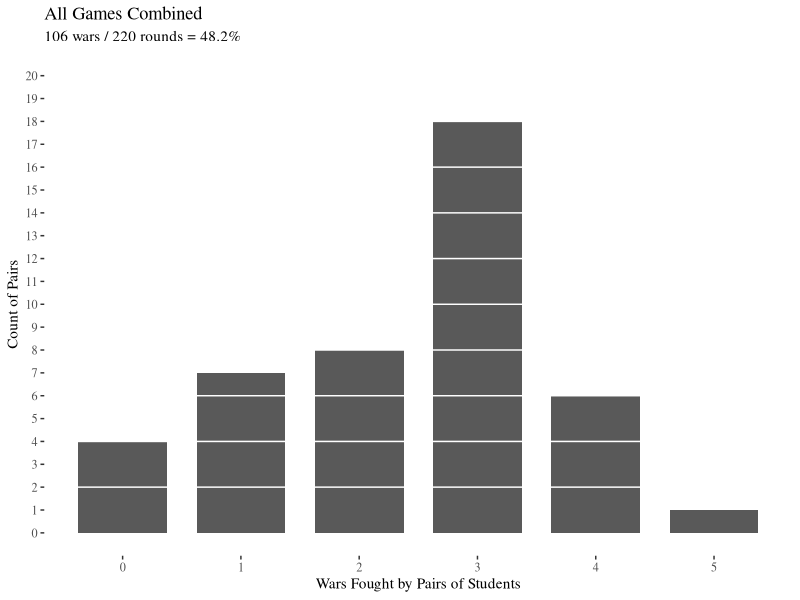
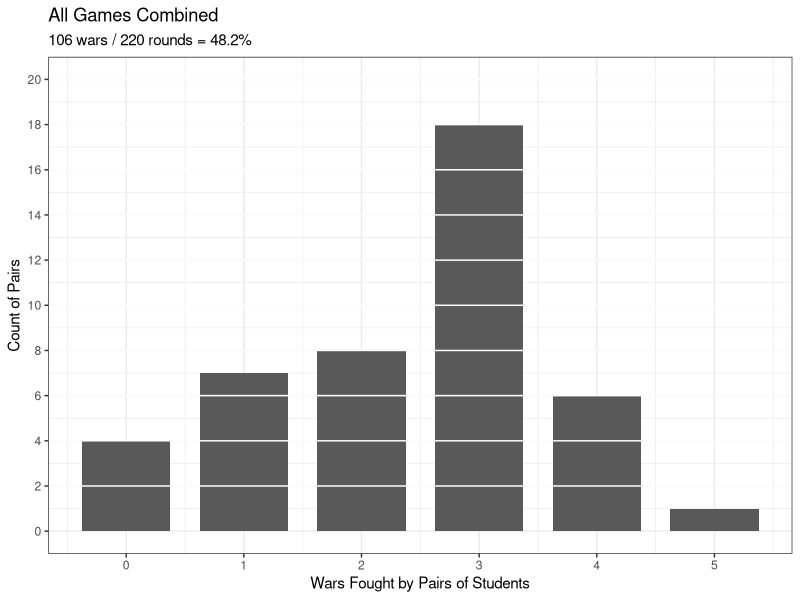
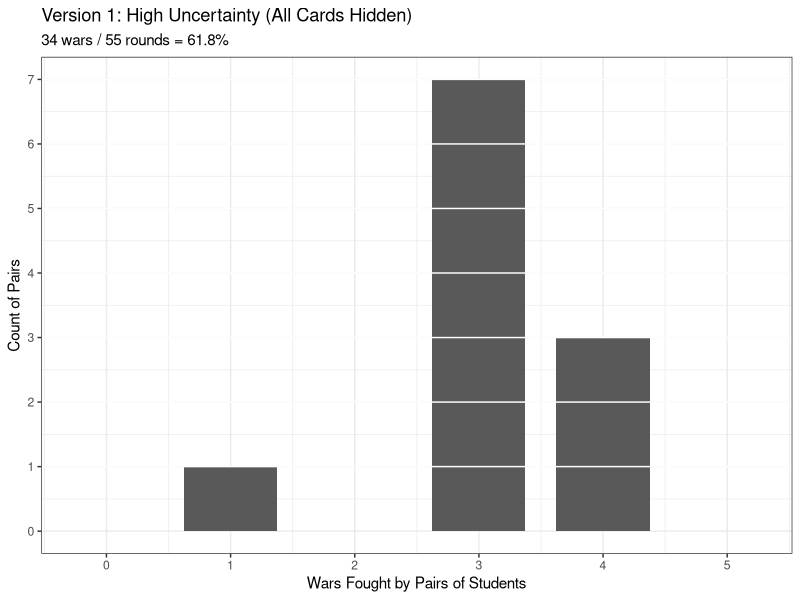
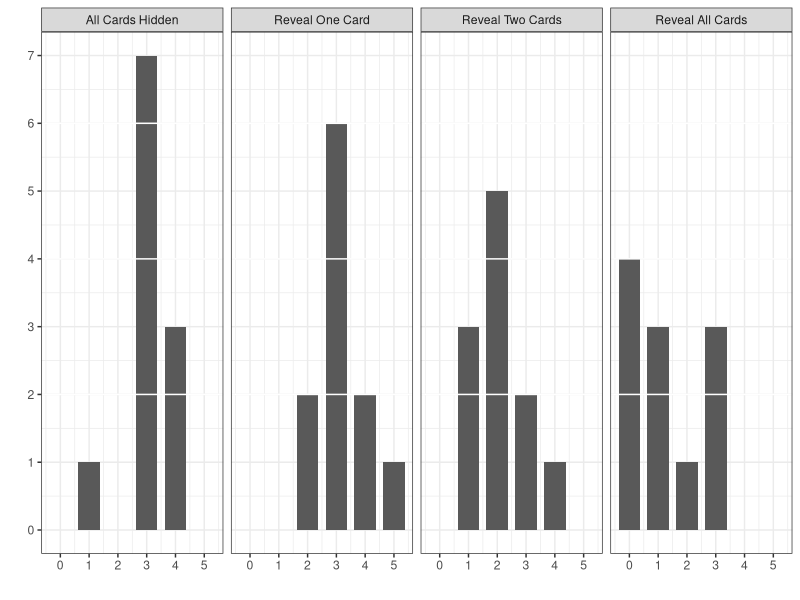

The R source for these figures, in order: (Note: this script raises an error after producing the figures.)
## ---- chunk 1
# background-size="1920px 1080px"
library(tidyverse)
library(readxl)
## ---- chunk 2
## Spring 2024 (11 pairs)
library(tidyverse)

# Record class data 
d <- tibble(
  Version1 = c(3, 3, 3, 3, 3, 4, 1, 3, 4, 3, 4), # 34 total 
  Version2 = c(3, 2, 3, 3, 3, 4, 3, 4, 2, 3, 5), # 35 total 
  Version3 = c(3, 2, 2, 2, 3, 2, 1, 4, 1, 1, 2), # 23 total 
  Version4 = c(0, 0, 0, 0, 1, 1, 2, 1, 3, 3, 3) # 14 total 
)

da <- d |>
  pivot_longer(cols = Version1:Version4, names_to = "Version", values_to = "Wars")

d2 <- d %>%
  pivot_longer(cols = Version1:Version4, names_to = "Version", values_to = "Wars") %>%
  mutate(
    Uncertainty = case_when(
      Version == "Version1" ~ "High Uncertainty (All Hidden)",
      Version == "Version2" ~ "Medium Uncertainty (Most Hidden)",
      Version == "Version3" ~ "Low Uncertainty (One Hidden)",
      Version == "Version4" ~ "No Uncertainty"),
    Uncertainty2 = case_when(
      Version == "Version1" ~ "All Cards Hidden",
      Version == "Version2" ~ "Reveal One Card",
      Version == "Version3" ~ "Reveal Two Cards",
      Version == "Version4" ~ "Reveal All Cards"),
    Uncertainty3 = factor(Uncertainty2, levels = c("All Cards Hidden", "Reveal One Card", "Reveal Two Cards", "Reveal All Cards"))
  )

# Bar (all) 500x325
d2 %>%
  ggplot(aes(x = Wars)) +
  geom_bar(width = .75) + #, fill = "darkgrey"
  ggthemes::theme_tufte() +
  labs(x = "Wars Fought by Pairs of Students", y = "Count of Pairs", title = "All Games Combined",
       subtitle = str_c(sum(da$Wars), " wars / ", nrow(da) * 5, " rounds = ", round(sum(da$Wars)/(nrow(da) * 5), 3) * 100, "%")) +
  scale_y_continuous(breaks = seq(0, 20, 1)) +
  scale_x_continuous(breaks = seq(0, 5, 1)) +
  geom_hline(yintercept = seq(2, 20, 2), color = "white")

# d2 %>%
#    summarize(
#      pairings = n(),
#      wars = sum(Wars),
#      possible = pairings * 5, #rounds per game
#      proportion = wars/possible
#    )
## ---- chunk 3
# Bar (all) 500x325
p1 <- d2 %>%
  ggplot(aes(x = Wars)) +
  geom_bar(width = .75) + #, fill = "darkgrey"
  theme_bw() +
  labs(x = "Wars Fought by Pairs of Students", y = "Count of Pairs", title = "All Games Combined",
       subtitle = str_c(sum(da$Wars), " wars / ", nrow(da) * 5, " rounds = ", round(sum(da$Wars)/(nrow(da) * 5), 3) * 100, "%")) +
  scale_y_continuous(breaks = seq(0, 20, 2)) +
  scale_x_continuous(breaks = seq(0, 5, 1)) +
  geom_hline(yintercept = seq(2, 20, 2), color = "white")

p1
## ---- chunk 4
# Bar (game version 1) 500x325

da_v1 <- da |> filter(Version == "Version1")

# Note I added rows to get zero bars
d2 %>%
  filter(Version == "Version1") %>%
  count(Wars) %>%
  add_row(Wars = c(0,1), n = 0) %>%
  arrange(Wars) %>%
  ggplot(aes(x = Wars, y = n)) +
  geom_col(width = .75) +
  theme_bw() +
  labs(x = "Wars Fought by Pairs of Students", y = "Count of Pairs", title = "Version 1: High Uncertainty (All Cards Hidden)",
       subtitle = str_c(sum(da_v1$Wars), " wars / ", nrow(da_v1) * 5, " rounds = ", round(sum(da_v1$Wars)/(nrow(da_v1) * 5), 3) * 100, "%")) +
  scale_y_continuous(breaks = seq(0, 7, 1)) +
  scale_x_continuous(limits = c(-.25,5.25), breaks = seq(0, 5, 1)) +
  geom_hline(yintercept = seq(1, 7, 1), color = "white")

 # d2 %>%
 #   group_by(Version) %>%
 #   summarize(
 #     pairings = n(),
 #     wars = sum(Wars),
 #     possible = pairings * 5, #rounds per game
 #     proportion = wars/possible
 #   )
## ---- chunk 5
 d2 %>%
   group_by(Version) %>%
   summarize(
     pairings = n(),
     wars = sum(Wars),
     possible = pairings * 5, #rounds per game
     proportion = wars/possible
   ) |>
  filter(Version == "Version1")
## ---- chunk 6
# Summary stats
 d2 |>
  mutate(
    Uncertainty_f = factor(Uncertainty, levels = c("High Uncertainty (All Hidden)", "Medium Uncertainty (Most Hidden)", "Low Uncertainty (One Hidden)", "No Uncertainty"))
  ) |>
  group_by(Uncertainty_f) |>
   summarize(
     pairings = n(),
     wars = sum(Wars),
     possible = pairings * 5, #rounds per game
     proportion = round(wars/possible, 2)
   ) |>
  select(-pairings) |>
  kableExtra::kbl() |>
  kableExtra::kable_styling(font_size = 18)
## ---- chunk 7
# Plot
d2 %>%
  ggplot(aes(x = Wars)) +
  geom_bar(width = .75) + #, fill = "darkgrey"
  theme_bw() +
  labs(x = "", y = "") + #, title = "Wars Fought (per round)"
  facet_wrap(~Uncertainty3, nrow = 1) + #, scales = "free_y"
  scale_x_continuous(breaks = seq(0, 5, 1)) +
  geom_hline(yintercept = seq(2, 6, 2), color = "white") +
  scale_y_continuous(breaks = seq(0, 7, 1))
## ---- chunk 8
 d2 %>%
   group_by(Version) %>%
   summarize(
     pairings = n(),
     wars = sum(Wars),
     possible = pairings * 5, #rounds per game
     proportion = wars/possible
   ) 
## ---- chunk 9
knitr::include_graphics("libs/Images/06_2-Fearon_Figure1.png") 
## ---- chunk 10
knitr::include_graphics("libs/Images/06_2-Fearon_Figure1.png") 
## ---- chunk 11
knitr::include_graphics("libs/Images/05_2-Bbeard_Sword.jpg")
## ---- chunk 12
knitr::include_graphics("libs/Images/05_2-treasure.jpg")
## ---- chunk 13
knitr::include_graphics("libs/Images/05_2-Pirate2_v2.png")
## ---- chunk 14
knitr::include_graphics("libs/Images/05_2-Bbeard_Sword.jpg")
## ---- chunk 15
knitr::include_graphics("libs/Images/05_2-treasure.jpg")
## ---- chunk 16
knitr::include_graphics("libs/Images/05_2-Pirate2_v2.png")
## ---- chunk 17
knitr::include_graphics("libs/Images/05_2-Bbeard_Sword.jpg")
## ---- chunk 18
knitr::include_graphics("libs/Images/05_2-treasure.jpg")
## ---- chunk 19
knitr::include_graphics("libs/Images/05_2-Pirate2_v2.png")
## ---- chunk 20
knitr::include_graphics("libs/Images/05_2-Bbeard_Sword.jpg")
## ---- chunk 21
knitr::include_graphics("libs/Images/05_2-treasure.jpg")
## ---- chunk 22
knitr::include_graphics("libs/Images/05_2-Pirate2_v2.png")
## ---- chunk 23
knitr::include_graphics("libs/Images/05_2-Bbeard_Sword.jpg")
## ---- chunk 24
knitr::include_graphics("libs/Images/05_2-treasure.jpg")
## ---- chunk 25
knitr::include_graphics("libs/Images/05_2-Pirate2_v2.png")
## ---- chunk 26
knitr::include_graphics("libs/Images/05_2-Bbeard_Sword.jpg")
## ---- chunk 27
knitr::include_graphics("libs/Images/05_2-treasure.jpg")
## ---- chunk 28
knitr::include_graphics("libs/Images/05_2-Pirate2_v2.png")
## ---- chunk 29
knitr::include_graphics("libs/Images/06_2-Fearon_Figure1.png") 
## ---- chunk 30
knitr::include_graphics("libs/Images/05_2-Bbeard_Sword.jpg")
## ---- chunk 31
knitr::include_graphics("libs/Images/05_2-treasure.jpg")
## ---- chunk 32
knitr::include_graphics("libs/Images/05_2-Pirate2_v2.png")
## ---- chunk 33
knitr::include_graphics("libs/Images/05_2-Bbeard_Sword.jpg")
## ---- chunk 34
knitr::include_graphics("libs/Images/05_2-treasure.jpg")
## ---- chunk 35
knitr::include_graphics("libs/Images/05_2-Pirate2_v2.png")
## ---- chunk 36
knitr::include_graphics("libs/Images/06_2-Fearon_Figure1.png") 
